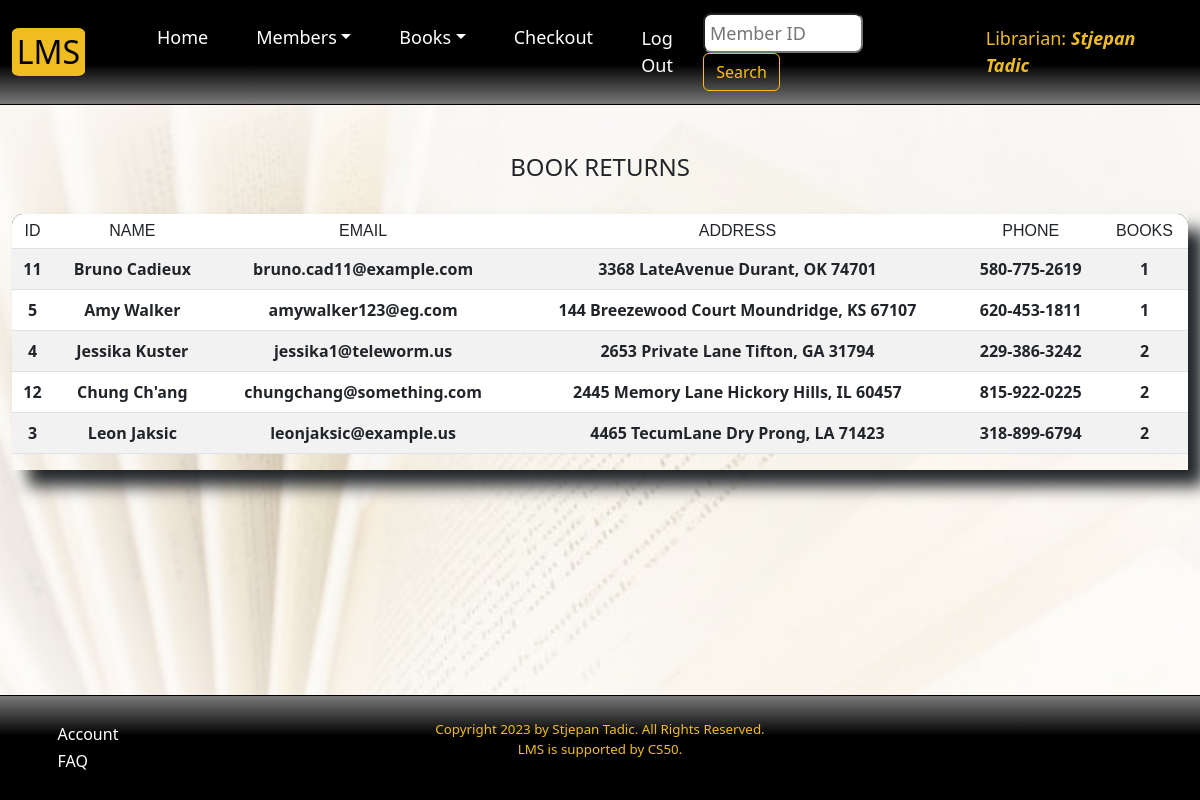
The app's page / (signed in) with its own data.
### tables this page shows
CREATE TABLE "staff" ("staff_id" INTEGER PRIMARY KEY AUTOINCREMENT UNIQUE NOT NULL, "name" TEXT NOT NULL, "username" TEXT NOT NULL, "hash" TEXT NOT NULL, time TIMESTAMP NOT NULL DEFAULT CURRENT_TIMESTAMP
);

CREATE TABLE "members" ("member_id" INTEGER PRIMARY KEY AUTOINCREMENT UNIQUE NOT NULL, "name" TEXT NOT NULL, "email" TEXT NOT NULL, "address" TEXT NOT NULL, phone VARCHAR(20) NOT NULL,
"borrowed" INTEGER NOT NULL, time TIMESTAMP NOT NULL DEFAULT CURRENT_TIMESTAMP);

### app.py (the view, shortened to what this page needs)
@app.route('/', methods = ['GET', 'POST'])
@login_required
def index():
    user_id = session['user_id']
    name = db.execute('SELECT name FROM staff WHERE staff_id = ?', user_id)[0]['name']
    transactions = db.execute('SELECT * FROM transactions WHERE type = ?', 'borrow')
    members = db.execute('SELECT * FROM members JOIN transactions ON members.member_id = transactions.borrower_id WHERE type = ? GROUP BY members.name ORDER BY transactions.time ASC', 'borrow')
    books = db.execute('SELECT * FROM books')
    if request.method == 'GET':
        member_due = []
        q = request.args.get('query')
        for member in members:
            if member['borrowed'] > 0:
                member_due.append(member)
        if q:
            mem_search = db.execute('SELECT * FROM members WHERE member_id = ? AND borrowed > ?', q, 0)
            return render_template('index.html', name=name, members=mem_search)
        return render_template('index.html', name=name, members=member_due)

### app.py (called while the page is built)
@app.after_request
def after_request(response):
    response.headers["Cache-Control"] = "no-cache, no-store, must-revalidate"
    response.headers["Expires"] = 0
    response.headers["Pragma"] = "no-cache"
    return response

def login_required(f):
    @wraps(f)
    def decorated_function(*args, **kwargs):
        if session.get("user_id") is None:
            return redirect("/login")
        return f(*args, **kwargs)
    return decorated_function

### templates/index.html (shortened to what this page needs)
{% extends "layout.html" %}
{% block search %}
<form action="/">
<input class="search-index me-2" type="search" name="query" autocomplete="off" placeholder="Member ID" aria-label="Search" autofocus>
<button class="btn btn-outline-warning">Search</button>
</form>
{% endblock %}
{% block main %}
<h4 style="margin-bottom:2rem;">BOOK RETURNS</h4>
<div class="wrapper">
    <table class="table table-striped">
        <thead class="sticky-top table-top">
            <tr>
                <th scope="col" style="border-radius: 0.7rem 0 0 0;">ID</th>
                <th scope="col">NAME</th>
                <th scope="col">EMAIL</th>
                <th scope="col">ADDRESS</th>
                <th scope="col">PHONE</th>
                <th scope="col" style="border-radius: 0 0.7rem 0 0;">BOOKS</th>
            </tr>
        </thead>
        <tbody>
            {% for member in members %}
                <tr class="row-data-index" data-bs-toggle="offcanvas" data-bs-target="#offcanvasBottom" aria-controls="offcanvasBottom">
                    <td class="memId">{{ member.member_id }}</td>
                    <td class="memName">{{ member.name }}</td>
                    <td>{{ member.email }}</td>
                    <td>{{ member.address }}</td>
                    <td>{{ member.phone }}</td>
                    <td>{{ member.borrowed }}</td>
                </tr>
            {% endfor %}
        </tbody>
    </table>
</div>
{% endblock %}

### templates/layout.html (shortened to what this page needs)
<!DOCTYPE html>
<html land="en">
<head>
    <link href="https://cdn.jsdelivr.net/npm/bootstrap@5.3.0-alpha1/dist/css/bootstrap.min.css" rel="stylesheet">
    <link href="../static/styles.css" rel="stylesheet">
    <link href="../static/popups.css" rel="stylesheet">
    <link href="../static/offcanvas.css" rel="stylesheet">
    <link href="../static/management.css" rel="stylesheet">
</head>
<body spellcheck="false">
    <nav class="navbar navbar-expand-lg sticky-top">
        <div class="container-fluid">
            <a class="navbar-brand" href="/">LMS</a>
            <div class="collapse navbar-collapse" id="navbarSupportedContent">
                {% if session["user_id"] %}
                    <ul class="navbar-nav me-auto mb-2 mb-lg-0">
                        <li class="nav-item"><a class="nav-link" aria-current="page" href="/">Home</a></li>
                        <li class="nav-item dropdown">
                            <a class="nav-link dropdown-toggle" href="#" role="button" data-bs-toggle="dropdown" aria-expanded="false">Members</a>
                        </li>
                        <li class="nav-item dropdown">
                            <a class="nav-link dropdown-toggle" href="#" role="button" data-bs-toggle="dropdown" aria-expanded="false">Books</a>
                        </li>
                        <li class="nav-item"><a class="nav-link" aria-current="page" href="/checkout">Checkout</a></li>
                        <li class="nav-item">
                            <form aria-current="page" action="/logout" onsubmit="return confirm('Do you want to log out of this device?')">
                                <button class="logout"><a class="nav-link">Log Out</a></button>
                            </form>
                        </li>
                    </ul>
                    {% block search %}{% endblock %}
                    <div class="nav-item user">Librarian: <span>{{ name }}</span></div>
                {% endif %}
            </div>
        </div>
    </nav>
    <main class="container-fluid text-center py-5">
        {% block main %}
        {% endblock %}
    </main>
    <footer>
        {% if session["user_id"] %}
        <div class="footer-item">
            {% if session["user_id"] == 1 %}
                <div><a class="nav-link" aria-current="page" href="/history">LMS Management</a></div>
            {% else %}
                <div><a class="nav-link" aria-current="page" href="/account">Account</a></div>
            {% endif %}
            <div><a class="nav-link" aria-current="page" href="/faq">FAQ</a></div>
        </div>
        {% endif %}
        <p>Copyright 2023 by Stjepan Tadic. All Rights Reserved.<br>
        LMS is supported by CS50.</p>
    </footer>
</body>
</html>

### static/styles.css (style rules this page uses)
body { background-image: url("book.jpg"); background-attachment: fixed; min-height: 100vh; display: flex; flex-direction: column; background-position: center center; background-size: cover; }
nav { background-image: linear-gradient(180deg, rgba(0,0,0,1) 62%, rgba(121,121,121,1) 100%); border-bottom: solid black 0.1rem; }
.navbar { font-size: large; z-index: 2; }
.nav-item { padding: 0.5rem 1rem; }
.navbar-brand { margin-right: 3rem; border-radius: 10%; padding: 0 0.3rem; font-size: 2rem; background-color: rgb(240, 189, 33); }
.nav-link { color: white; }
.logout { background-color: transparent; border-style: none; padding-left: 0; }
footer { background-image: linear-gradient(0deg, rgba(0,0,0,1) 62%, rgba(121,121,121,1) 100%); margin-top: auto; padding: 1.5rem; color: rgb(240, 189, 33); font-size: smaller; text-align: center; border-top: solid black 0.1rem; z-index: 2; }
.footer-item { float: left; margin: auto; font-size: 1rem; position: absolute; text-align: left; }
.footer-item div { padding: 0.1rem; margin-left: 2rem; }
.user { color: rgb(240, 189, 33); float: right; margin-left: 2rem; }
.user span { font-style: italic; font-weight: bold; }
.wrapper { overflow: hidden; overflow-x: auto; overflow-y: auto; max-height: 56vh; box-shadow: 1rem 1rem 1rem; font-weight: bold; }
.table-top { background-image: linear-gradient(180deg, rgba(0,0,0,1) 62%, rgba(121,121,121,1) 100%); color: white; z-index: 1; }
th { font: caption; }

### static/offcanvas.css (style rules this page uses)
.search-index { background-color: white; border-radius: 0.5rem; padding: 0.3rem; width: 10rem; }

### records on screen
staff: name "Stjepan Tadic"
members: member_id "11", name "Bruno Cadieux", email "bruno.cad11@example.com", address "3368 LateAvenue Durant, OK 74701", phone "580-775-2619", borrowed "1"
members: member_id "5", name "Amy Walker", email "amywalker123@eg.com", address "144 Breezewood Court Moundridge, KS 67107", phone "620-453-1811", borrowed "1"
members: member_id "4", name "Jessika Kuster", email "jessika1@teleworm.us", address "2653 Private Lane Tifton, GA 31794", phone "229-386-3242", borrowed "2"
members: member_id "12", name "Chung Ch'ang", email "chungchang@something.com", address "2445 Memory Lane Hickory Hills, IL 60457", phone "815-922-0225", borrowed "2"
members: member_id "3", name "Leon Jaksic", email "leonjaksic@example.us", address "4465 TecumLane Dry Prong, LA 71423", phone "318-899-6794", borrowed "2"
